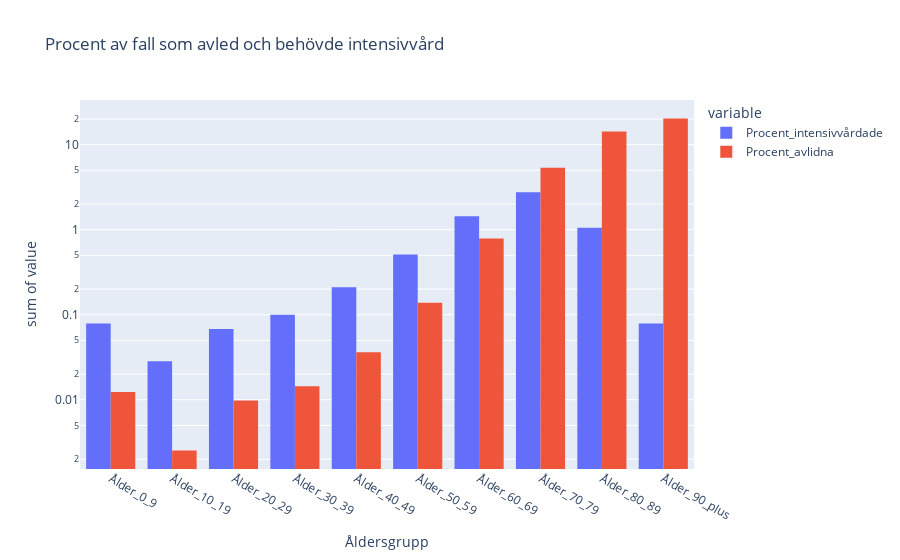

The notebook cell saved with this chart:
### Code cell
fig = px.histogram(
    df,
    x="Åldersgrupp",
    y=["Procent_intensivvårdade", "Procent_avlidna"],
    title="Procent av fall som avled och behövde intensivvård",
    barmode="group",
    log_y=True, 
)
fig.show()
fig.write_html("./Visualiseringar/Procent avlidna och intensivvårdade.html")

### Figure 1 — Plotly figure (JSON) as saved in the notebook; plotly's stock layout.template omitted (floating-point values rounded to 4 significant figures)
{"data": [{"alignmentgroup": "True", "bingroup": "x", "histfunc": "sum", "hovertemplate": "variable=Procent_intensivvårdade<br>Åldersgrupp=%{x}<br>sum of value=%{y}<extra></extra>", "legendgroup": "Procent_intensivvårdade", "marker": {"color": "#636efa", "pattern": {"shape": ""}}, "name": "Procent_intensivvårdade", "offsetgroup": "Procent_intensivvårdade", "orientation": "v", "showlegend": true, "type": "histogram", "x": ["Ålder_0_9", "Ålder_10_19", "Ålder_20_29", "Ålder_30_39", "Ålder_40_49", "Ålder_50_59", "Ålder_60_69", "Ålder_70_79", "Ålder_80_89", "Ålder_90_plus"], "xaxis": "x", "y": [0.07894, 0.02838, 0.0681, 0.09971, 0.21, 0.5105, 1.441, 2.749, 1.052, 0.07872], "yaxis": "y"}, {"alignmentgroup": "True", "bingroup": "x", "histfunc": "sum", "hovertemplate": "variable=Procent_avlidna<br>Åldersgrupp=%{x}<br>sum of value=%{y}<extra></extra>", "legendgroup": "Procent_avlidna", "marker": {"color": "#EF553B", "pattern": {"shape": ""}}, "name": "Procent_avlidna", "offsetgroup": "Procent_avlidna", "orientation": "v", "showlegend": true, "type": "histogram", "x": ["Ålder_0_9", "Ålder_10_19", "Ålder_20_29", "Ålder_30_39", "Ålder_40_49", "Ålder_50_59", "Ålder_60_69", "Ålder_70_79", "Ålder_80_89", "Ålder_90_plus"], "xaxis": "x", "y": [0.01231, 0.002529, 0.009797, 0.01439, 0.03623, 0.1382, 0.7897, 5.344, 14.31, 20.32], "yaxis": "y"}], "layout": {"barmode": "group", "legend": {"title": {"text": "variable"}, "tracegroupgap": 0}, "title": {"text": "Procent av fall som avled och behövde intensivvård"}, "xaxis": {"anchor": "y", "domain": [0, 1], "title": {"text": "Åldersgrupp"}}, "yaxis": {"anchor": "x", "domain": [0, 1], "title": {"text": "sum of value"}, "type": "log"}}}
